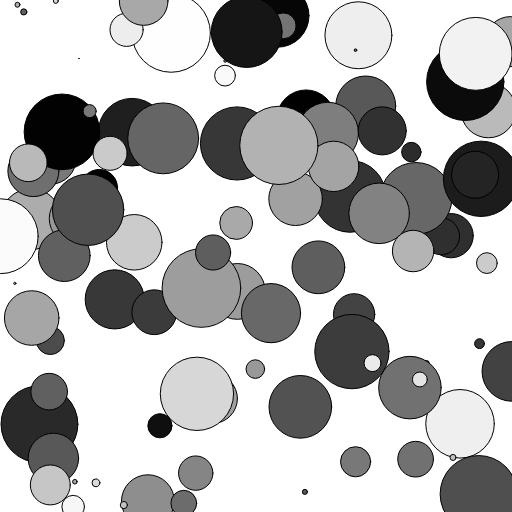
Frame 1 (no input)
Frame 60 (no input): identical to frame 1, image omitted
Frame 120 (the mouse pressed at the canvas centre since frame 60): identical to frame 1, image omitted

The p5.js sketch that drew this single still picture (run headless with seeded random() and noise() and a simulated clock; from frame 60 on, the mouse is pressed at the canvas centre):

// p5.js sketch
// ── sketch.js
//Declaramos un array de la clase "Modulo". Se hace igual que un array tradicional.
let modulos = [];

function setup() {
    createCanvas(512, 512); 

    //inicializamos todos los elementos (onjetos "modulo" en este caso) con la informacion que necesita
    for (let i = 0; i < 100; ++i) {
        //En este ejemplo, le pasamos solo valores random, pero esto se puede hacer en el orden que queramos
        modulos[i] = new Modulo(random(width), random(height), random(80), color(random(255)));  
    }
}

function draw() {
    background(255);

    //Invocamos el metodo dibuja() de cada objeto
    for (let i = 0; i < modulos.length; ++i) {
        modulos[i].dibuja();
    }
}

class Modulo {

    //Constructor
    constructor(posX, posY, tam, col){
       this.posX = posX;
       this.posY = posY;
       this.tam = tam;
       this.col = col;
   }

    //Metodos. En este caso, solo tenemos 1 que dibuja
    dibuja(){
        fill(this.col);
        ellipse(this.posX, this.posY, this.tam, this.tam);
    }

}
